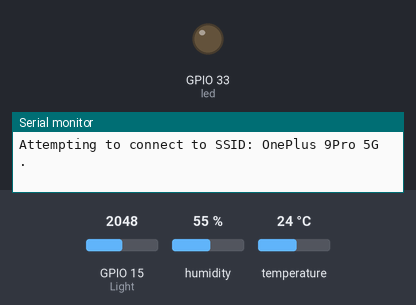
Bench run of a sketch on a simulated ESP32. Shown: output pins drawn as LEDs (lit = HIGH), the last lines printed to the serial monitor. The inputs (shaded band) are chosen by the test bench; at power-on: GPIO 15 (Light) = 2048, humidity 55 %, temperature 24 °C. WiFi joins after 1.5 s; servers stay silent unless stated.

Above: at 1.3 s.
1.4 s: GPIO 15 (Light) set to 547
6.6 s: GPIO 15 (Light) set to 467
At 8.7 s:
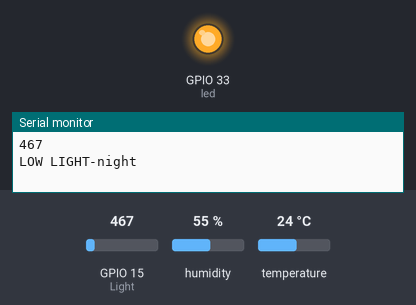
11.5 s: GPIO 15 (Light) set to 540
At 14.9 s:
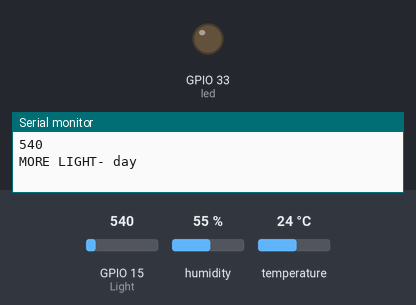
16.4 s: GPIO 15 (Light) set to 491
At 18.0 s:
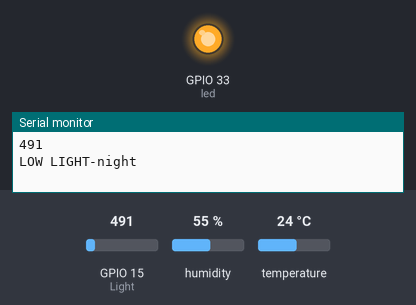
Timing chart, 0 to 19.5 s (numbered marks = the images above; inputs shaded):
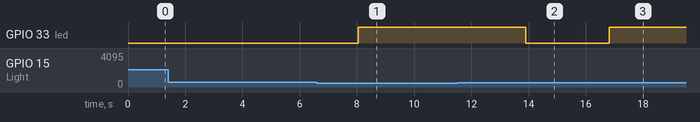

The sketch:

smartweatherforcasting.ino
```cpp
#include "ThingSpeak.h"
#include "WiFi.h"
#include <DHT.h> // Include library for dht

//----------- Enter you Wi-Fi Details---------//
char ssid[] = "OnePlus 9Pro 5G"; // SSID
char pass[] = "123456789";       // Password
//-------------------------------------------//

#define DHTPIN 4 // pin where the dht11 is connected
#define Light 15
#define led 33
float humidity;
float temp;
DHT dht(DHTPIN, DHT11);
WiFiClient client;

unsigned long myChannelField = 1798218; // Channel ID
const int ChannelField = 1;             // Which channel to write data
const int ChannelField1 = 2;
const int ChannelField2 = 3;
const char *myWriteAPIKey = "A4M2Y9ENMZNXQV2A"; // Your write API Key

void setup()
{
    Serial.begin(115200);
    dht.begin();
    WiFi.mode(WIFI_STA);
    ThingSpeak.begin(client);
          delay(100);
    pinMode(Light, INPUT);
    pinMode(led, OUTPUT);
}
void loop()
{
    if (WiFi.status() != WL_CONNECTED)
    {
        Serial.print("Attempting to connect to SSID: ");
        Serial.println(ssid);
        while (WiFi.status() != WL_CONNECTED)
        {
            WiFi.begin(ssid, pass);
            Serial.print(".");
            delay(5000);
        }
        Serial.println("\nConnected.");
    }
    //measuring the temparature and humidity

    humidity = dht.readHumidity(); // read humidity for sensor
    temp = dht.readTemperature();  // read temperature for sensor

    if (isnan(humidity) || isnan(temp))
    {
        Serial.println("Failed to read from DHT sensor!");
        return;
    }

    /* printing the results on console*/
    Serial.print("Temperature: ");
    Serial.print(temp);
    Serial.print(" degrees Celcius, Humidity: ");
    Serial.print(humidity);
    Serial.println();
    // measuring the light intensity
    int val = analogRead(Light);

    if (val > 500)
    {
        digitalWrite(led, LOW);
        Serial.println(val);
        Serial.print("MORE LIGHT- day\n");
    }
    else
    {
        digitalWrite(led, HIGH);
        Serial.println(val);
        Serial.print("LOW LIGHT-night\n");
    }
    delay(1000);
    ThingSpeak.writeField(myChannelField, ChannelField, temp, myWriteAPIKey);
    ThingSpeak.writeField(myChannelField, ChannelField1, humidity, myWriteAPIKey);
    ThingSpeak.writeField(myChannelField, ChannelField2,val, myWriteAPIKey);
    delay(1000);
}
```

Measured:
- the behaviour switches between 501 and 500 on GPIO 15 (Light) (found by bisection; images 0 and 1)
- after the input at 6.6 s, GPIO 33 (led): LOW → HIGH after 1.5 s
- after the input at 11.5 s, GPIO 33 (led): HIGH → LOW after 2.4 s
- after the input at 16.4 s, GPIO 33 (led): LOW → HIGH after 0.42 s
